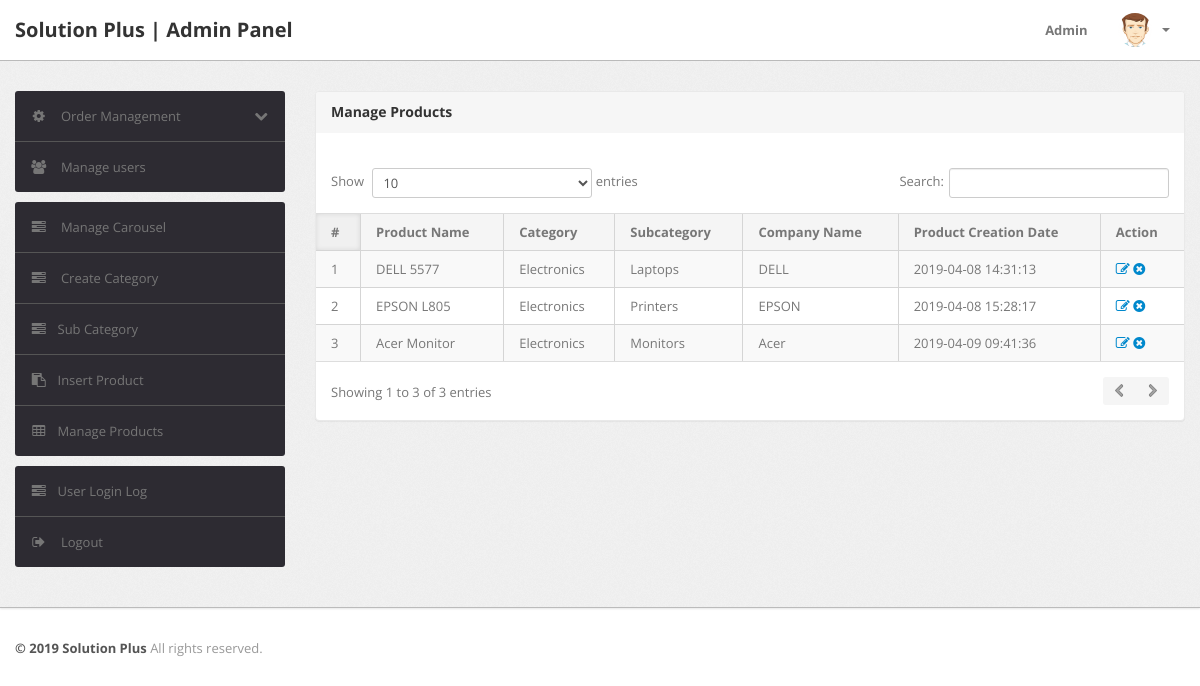
/admin/manage-products.php (signed in), run on the app's committed database.
### tables this page shows
CREATE TABLE `products` (
  `id` int(11) NOT NULL,
  `category` int(11) NOT NULL,
  `subCategory` int(11) DEFAULT NULL,
  `productName` varchar(255) DEFAULT NULL,
  `productCompany` varchar(255) DEFAULT NULL,
  `productPrice` int(11) DEFAULT NULL,
  `productPriceBeforeDiscount` int(11) DEFAULT NULL,
  `productDescription` longtext,
  `productImage1` varchar(255) DEFAULT NULL,
  `productImage2` varchar(255) DEFAULT NULL,
  `productImage3` varchar(255) DEFAULT NULL,
  `shippingCharge` int(11) DEFAULT NULL,
  `productAvailability` varchar(255) DEFAULT NULL,
  `postingDate` timestamp NULL DEFAULT CURRENT_TIMESTAMP,
  `updationDate` varchar(255) DEFAULT NULL
);

CREATE TABLE `category` (
  `id` int(11) NOT NULL,
  `categoryName` varchar(255) DEFAULT NULL,
  `categoryDescription` longtext,
  `creationDate` timestamp NOT NULL DEFAULT CURRENT_TIMESTAMP,
  `updationDate` varchar(255) DEFAULT NULL
);

CREATE TABLE `subcategory` (
  `id` int(11) NOT NULL,
  `categoryid` int(11) DEFAULT NULL,
  `subcategory` varchar(255) DEFAULT NULL,
  `creationDate` timestamp NULL DEFAULT CURRENT_TIMESTAMP,
  `updationDate` varchar(255) DEFAULT NULL
);

### admin/manage-products.php (the view, shortened to what this page needs)
<?php
include('include/config.php');
if(strlen($_SESSION['alogin'])==0)
	{
header('location:index.php');
}
else{
?>
<!DOCTYPE html>
<html lang="en">
<head>
	<link type="text/css" href="bootstrap/css/bootstrap.min.css" rel="stylesheet">
	<link type="text/css" href="bootstrap/css/bootstrap-responsive.min.css" rel="stylesheet">
	<link type="text/css" href="css/theme.css" rel="stylesheet">
	<link type="text/css" href="images/icons/css/font-awesome.css" rel="stylesheet">
</head>
<body>
<?php include('include/header.php');?>
	<div class="wrapper">
		<div class="container">
			<div class="row">
<?php include('include/sidebar.php');?>
			<div class="span9">
					<div class="content">
	<div class="module">
							<div class="module-head">
								<h3>Manage Products</h3>
							</div>
							<div class="module-body table">
									<br />
								<table cellpadding="0" cellspacing="0" border="0" class="datatable-1 table table-bordered table-striped	 display" width="100%">
									<thead>
										<tr>
											<th>#</th>
											<th>Product Name</th>
											<th>Category </th>
											<th>Subcategory</th>
											<th>Company Name</th>
											<th>Product Creation Date</th>
											<th>Action</th>
										</tr>
									</thead>
									<tbody>
<?php $query=mysqli_query($con,"select products.*,category.categoryName,subcategory.subcategory from products join category on category.id=products.category join subcategory on subcategory.id=products.subCategory");
$cnt=1;
while($row=mysqli_fetch_array($query))
{
?>
										<tr>
											<td><?php echo htmlentities($cnt);?></td>
											<td><?php echo htmlentities($row['productName']);?></td>
											<td><?php echo htmlentities($row['categoryName']);?></td>
											<td> <?php echo htmlentities($row['subcategory']);?></td>
											<td><?php echo htmlentities($row['productCompany']);?></td>
											<td><?php echo htmlentities($row['postingDate']);?></td>
											<td>
											<a href="edit-products.php?id=<?php echo $row['id']?>" ><i class="icon-edit"></i></a>
											<a href="manage-products.php?id=<?php echo $row['id']?>&del=delete" onClick="return confirm('Are you sure you want to delete?')"><i class="icon-remove-sign"></i></a></td>
										</tr>
										<?php $cnt=$cnt+1; } ?>
								</table>
							</div>
						</div>
					</div>
				</div>
			</div>
		</div>
	</div>
<?php include('include/footer.php');?>
</body>
<?php } ?>

### data on the page
products: productName "DELL 5577", category.categoryName "Electronics", subcategory.subcategory "Laptops", productCompany "DELL", postingDate "2019-04-08 14:31:13"
products: productName "EPSON L805", category.categoryName "Electronics", subcategory.subcategory "Printers", productCompany "EPSON", postingDate "2019-04-08 15:28:17"
products: productName "Acer Monitor", category.categoryName "Electronics", subcategory.subcategory "Monitors", productCompany "Acer", postingDate "2019-04-09 09:41:36"
